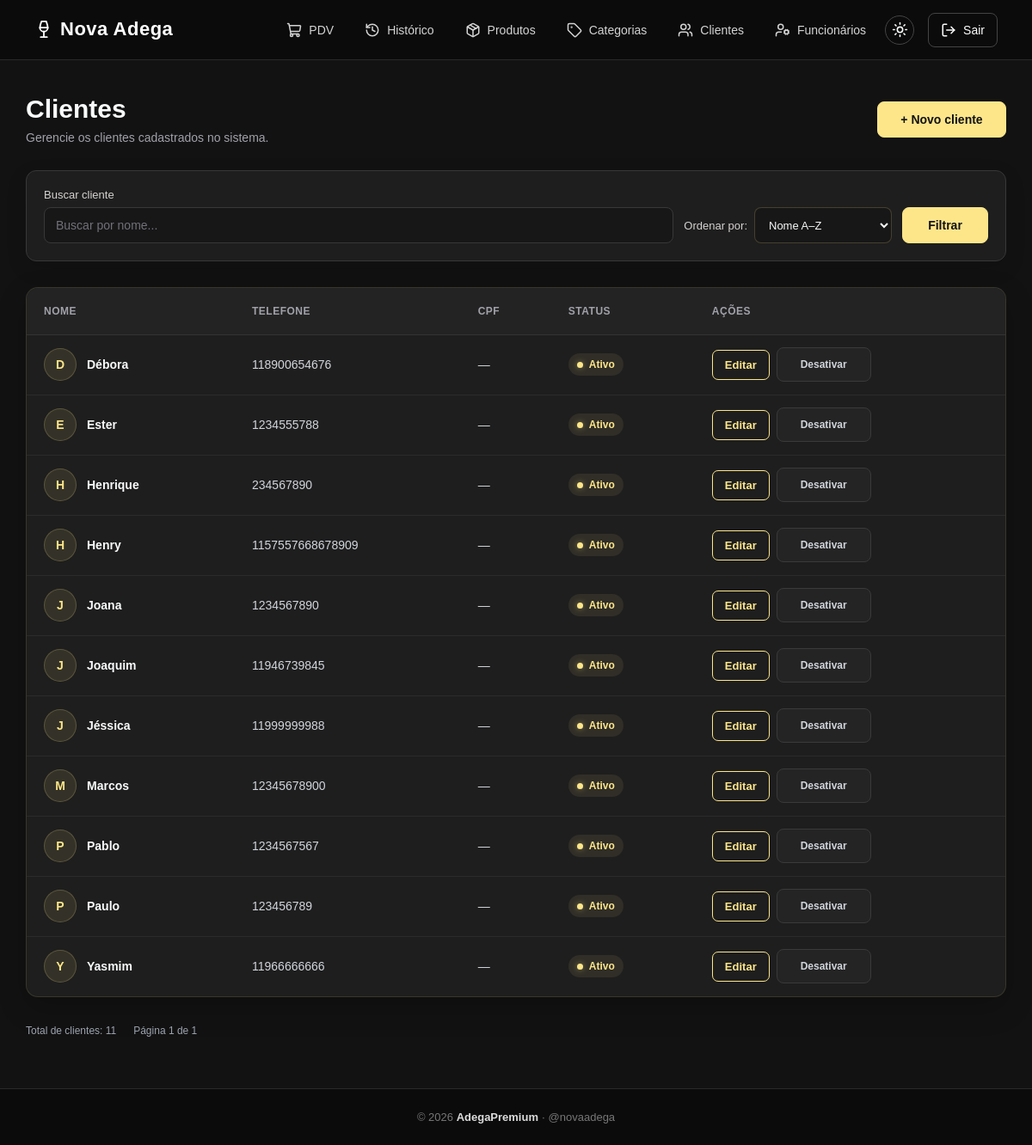
Page /clientes/ (signed in) on the earlier database version.
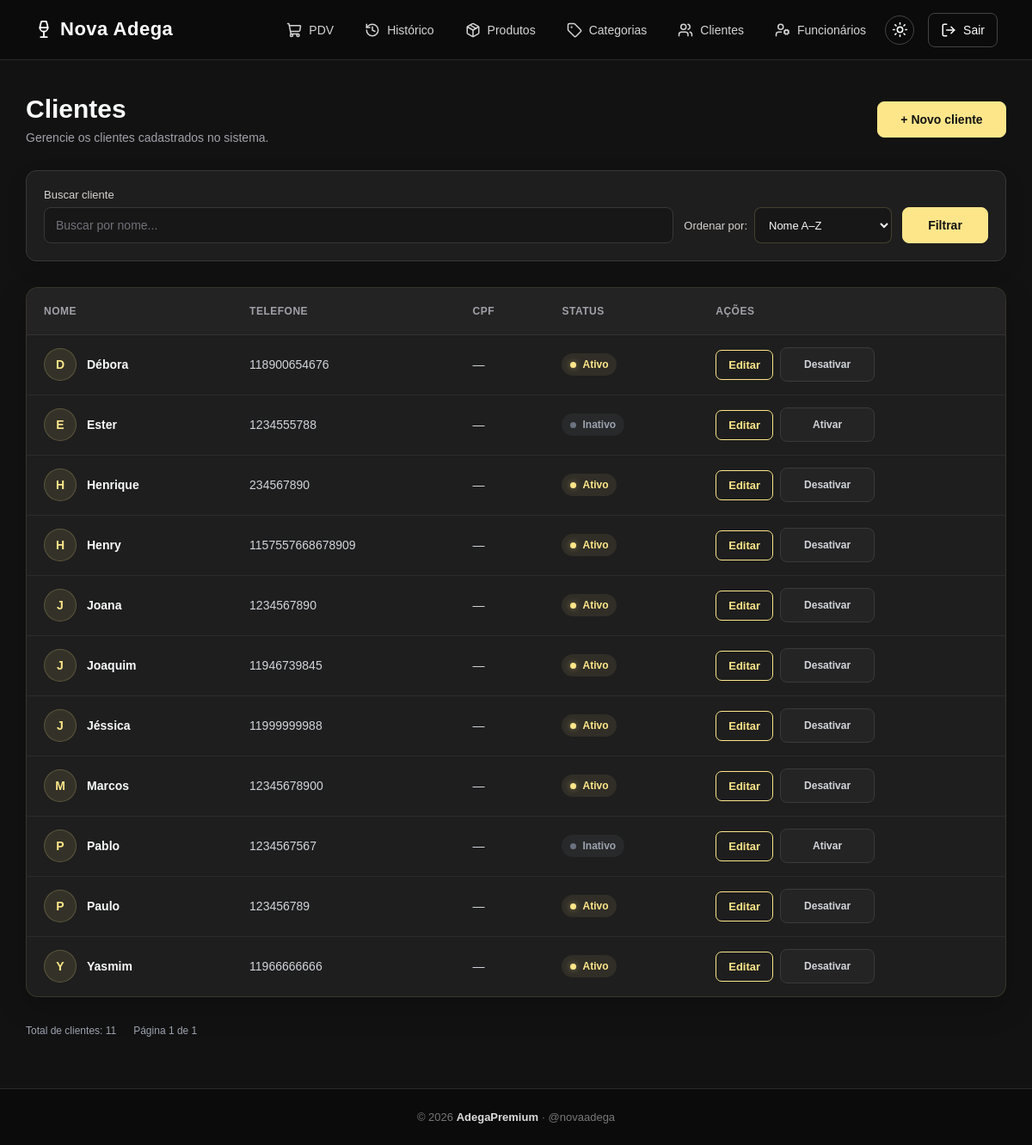
Same page on the later database version.
### app/models/cliente.py (models this page shows, shortened)
class Cliente(Base):
    __tablename__ = "clientes"
    id = Column(
        Integer,
        primary_key=True,
        index=True
    )
    nome = Column(
        String(150),
        nullable=False,
        index=True
    )
    telefone = Column(
        String(20),
        nullable=True
    )
    is_associado = Column(
        Boolean,
        default=False,
        nullable=False
    )
    ativo = Column(
        Boolean,
        default=True
    )
    criado_em = Column(
        DateTime,
        server_default=func.now()
    )
    vendas = relationship(
        "Venda",
        back_populates="cliente"
    )

### app/controllers/cliente_controller.py (the view)
@router.get("/")
def listar_clientes(
    request: Request,
    busca: str = "",
    pagina: int = 1,
    por_pagina: int = 14,
    ordenar: str = "nome_az",
    db: Session = Depends(get_db),
    usuario=Depends(get_usuario_logado)
):
    if pagina < 1:
        pagina = 1
    por_pagina = max(1, min(por_pagina, 100))
    ordenacoes = {
        "nome_az": Cliente.nome.asc(),
        "nome_za": Cliente.nome.desc(),
        "ativos": Cliente.ativo.desc(),
        "inativos": Cliente.ativo.asc()
    }
    if ordenar not in ordenacoes:
        ordenar = "nome_az"
    query = db.query(Cliente)
    if busca.strip():
        termo = f"%{busca.strip()}%"
        query = query.filter(
            Cliente.nome.ilike(termo) |
            Cliente.telefone.ilike(termo)
        )
    total_clientes = query.count()
    total_paginas = max(
        1,
        (total_clientes + por_pagina - 1) // por_pagina
    )
    if pagina > total_paginas:
        pagina = total_paginas
    clientes = (
        query
        .order_by(
            ordenacoes[ordenar],
            Cliente.nome.asc()
        )
        .offset((pagina - 1) * por_pagina)
        .limit(por_pagina)
        .all()
    )
    return templates.TemplateResponse(
        request,
        "clientes/index.html",
        {
            "request": request,
            "usuario": usuario,
            "clientes": clientes,
            "busca": busca,
            "pagina": pagina,
            "por_pagina": por_pagina,
            "total_clientes": total_clientes,
            "total_paginas": total_paginas,
            "ordenar": ordenar
        }
    )

### app/templates/clientes/index.html (shortened to what this page needs)
{% extends "base.html" %}
{% block styles %}
<link rel="stylesheet" href="/static/CSS/clientes-lista.css?v=5">
{% endblock %}
{% block content %}
<main class="conteudo">
    <div class="cabecalho-pagina">
        <div>
            <h1>Clientes</h1>
            <p>
                Gerencie os clientes cadastrados no sistema.
            </p>
        </div>
        <a href="/clientes/novo" class="btn-novo">
            + Novo cliente
        </a>
    </div>
    <section class="filtros">
        <form method="get" action="/clientes">
            <div class="campo">
                <label for="busca">Buscar cliente</label>
                <input
                    type="text"
                    id="busca"
                    name="busca"
                    placeholder="Buscar por nome..."
                    value="{{ busca }}"
                >
            </div>
            <div class="filtro-ordenacao">
                <label for="ordenar">
                    Ordenar por:
                </label>
                <select
                    name="ordenar"
                    id="ordenar"
                    onchange="this.form.submit()"
                >
                    <option value="nome_az"
                        {% if ordenar == 'nome_az' %}selected{% endif %}>
                        Nome A–Z
                    </option>
                </select>
            </div>
            <div class="acoes-filtro">
                <button type="submit" class="btn-filtrar">
                    Filtrar
                </button>
            </div>
        </form>
    </section>
    <section class="tabela-container">
        <table>
            <thead>
                <tr>
                    <th>Nome</th>
                    <th>Telefone</th>
                    <th>CPF</th>
                    <th>Status</th>
                    <th>Ações</th>
                </tr>
            </thead>
            <tbody>
                {% for c in clientes %}
                <tr>
                    <td>
                        <div class="cliente-nome">
                            <div class="avatar">
                                {{ c.nome[0]|upper }}
                            </div>
                            <strong>
                                {{ c.nome }}
                            </strong>
                        </div>
                    </td>
                    <td>
                        {{ c.telefone or "—" }}
                    </td>
                    <td>
                        {{ c.cpf or "—" }}
                    </td>
                    <td>
                        {% if c.ativo %}
                        <span class="status ativo">
                            <span></span>
                            Ativo
                        </span>
                        {% else %}
                        <span class="status inativo">
                            <span></span>
                            Inativo
                        </span>
                        {% endif %}
                    </td>
                    <td>
                        <div class="acoes">
                            <a
                                href="/clientes/{{ c.id }}/editar"
                                class="btn-editar"
                            >
                                Editar
                            </a>
                            <form
                                action="/clientes/{{ c.id }}/toggle-ativo"
                                method="post"
                            >
                                <button type="submit" class="btn-status">
                                    {{ "Desativar" if c.ativo else "Ativar" }}
                                </button>
                            </form>
                        </div>
                    </td>
                </tr>
                {% endfor %}
            </tbody>
        </table>
    </section>
    {% if total_clientes > 0 %}
    <div class="paginacao">
        <div class="info-paginacao">
            <p>
                Total de clientes: {{ total_clientes }}
            </p>
            <p>
                Página {{ pagina }} de {{ total_paginas }}
            </p>
        </div>
    </div>
    {% endif %}
</main>
{% endblock %}

### app/templates/base.html (shortened to what this page needs)
<!DOCTYPE html>
<html lang="pt-BR" data-tema="escuro">
<head>
    <link rel="stylesheet" href="/static/CSS/home.css?v=8">
    {% block styles %}{% endblock %}
    <link rel="stylesheet" href="/static/CSS/voltar.css?v=2">
    <link rel="stylesheet" href="/static/CSS/responsivo.css?v=2">
</head>
<body>
    {% block navbar %}
    <header class="navbar">
        <div class="logo">
            <a href="/" class="logo-link">
                <i data-lucide="wine"></i>
                Nova Adega
            </a>
        </div>
        <div class="menu">
            <a href="/pdv/">
                <i data-lucide="shopping-cart"></i>
                PDV
            </a>
            <a href="/pdv/historico/">
                <i data-lucide="history"></i>
                Histórico</a>
            <a href="/produtos/">
                <i data-lucide="package"></i>
                Produtos</a>
            <a href="/categorias/">
                <i data-lucide="tag"></i>
                Categorias</a>
            <a href="/clientes/">
                <i data-lucide="users"></i>
                Clientes</a>
            {% if usuario and usuario.role == "admin" %}
            <a href="/usuarios/">
                <i data-lucide="user-cog"></i>
                Funcionários</a>
            {% endif %}
            <button type="button" id="alternar-tema" class="botao-tema" aria-label="Alternar modo claro ou escuro"
                title="Alternar modo claro/escuro">
            </button>
            <a href="/auth/logout" class="btn-sair">
                <i data-lucide="log-out"></i>
                Sair
            </a>
        </div>
    </header>
    {% endblock %}
    <main class="page-wrapper">
        {% block content %}{% endblock %}
    </main>
    {% block footer %}
    <footer class="footer">
        <p>© 2026 <strong>AdegaPremium</strong> · @novaadega</p>
    </footer>
    {% endblock %}
</body>
</html>

### app/static/CSS/home.css (style rules this page uses)
* { box-sizing: border-box; }
html { min-height: 100%; overflow-y: scroll; }
body { margin: 0; padding: 0; min-height: 100vh; font-family: Arial, Helvetica, sans-serif; background: #121212; color: #f9fafb; display: flex; flex-direction: column; }
.navbar { width: 100%; min-height: 70px; padding: 0 40px; display: flex; align-items: center; justify-content: space-between; background: #0b0b0b; border-bottom: 1px solid #292929; flex-shrink: 0; }
.logo a { color: #ffffff; text-decoration: none; font-size: 22px; font-weight: 700; letter-spacing: 0.5px; transition: color 0.25s ease; }
.menu { display: flex; align-items: center; gap: 8px; }
.menu a { position: relative; color: #d4d4d4; text-decoration: none; padding: 10px 14px; border-radius: 8px; font-size: 14px; transition: color 0.25s ease, text-shadow 0.25s ease, transform 0.25s ease, background 0.25s ease; }
.menu a:not(.btn-sair)::after { content: ""; position: absolute; left: 50%; bottom: -4px; width: 0; height: 2px; background: #FDE68A; border-radius: 10px; box-shadow: 0 0 5px #FDE68A, 0 0 10px rgba(253, 230, 138, 0.7); transform: translateX(-50%); transition: width 0.25s ease; }
.menu .btn-sair { margin-left: 8px; border: 1px solid #444444; color: #ffffff; text-shadow: none; transform: none; transition: background 0.2s ease, color 0.2s ease, border-color 0.2s ease; }
.menu .btn-sair::after { display: none; }
.footer { width: 100%; margin-top: auto; padding: 25px 20px; text-align: center; background: #0b0b0b; border-top: 1px solid #292929; color: #777777; flex-shrink: 0; }
.footer p { margin: 0; font-size: 13px; }
.footer strong { color: #dddddd; }

### app/static/CSS/responsivo.css (style rules this page uses)
* { box-sizing: border-box; }
html { width: 100%; min-width: 0; overflow-x: clip; }
body { width: 100%; min-width: 0; max-width: 100%; margin: 0; }
button, input, select, textarea { max-width: 100%; font: inherit; }
.page-wrapper { width: 100%; min-width: 0; max-width: 100%; }
h1, h2, h3, p, td, th, label { overflow-wrap: anywhere; }
.home-container, .container, .conteudo, .pdv-container { width: 100%; max-width: 1500px; margin-left: auto; margin-right: auto; box-sizing: border-box; }
html, body { max-width: 100%; overflow-x: hidden; }
.page-wrapper, .page-wrapper > *, .container, .home-container, .pdv-container, .usuarios-container, .categorias-page { min-width: 0; max-width: 100%; }
.page-wrapper img, .page-wrapper svg, .page-wrapper input, .page-wrapper select, .page-wrapper textarea, .page-wrapper button { max-width: 100%; }
.page-wrapper .tabela-container, .page-wrapper .table-responsive, .page-wrapper .pdv-table-container, .page-wrapper .tabela-wrapper { max-width: 100%; min-width: 0; overflow-x: auto; -webkit-overflow-scrolling: touch; }
.page-wrapper input, .page-wrapper select, .page-wrapper textarea { min-width: 0; }
.page-wrapper .form-botoes, .page-wrapper .acoes { flex-wrap: wrap; }

### app/templates/base.html (style rules this page uses)
.botao-tema { width: 34px; height: 34px; flex-shrink: 0; display: inline-flex; align-items: center; justify-content: center; border: 1px solid var(--borda, #444); border-radius: 50%; background: transparent; color: inherit; font-size: 16px; cursor: pointer; }
.navbar .menu a { display: inline-flex; align-items: center; gap: 8px; }
.navbar .menu a svg { width: 18px; height: 18px; flex-shrink: 0; }
.logo-link { display: inline-flex; align-items: center; gap: 8px; text-decoration: none; }
.logo-link svg { width: 22px; height: 22px; flex-shrink: 0; }
.navbar .menu .btn-sair { display: inline-flex; align-items: center; gap: 8px; }
.navbar .menu .btn-sair svg { width: 18px; height: 18px; }

Differences in the rows shown:
changed Cliente "Ester": ativo "Desativar" → "Ativar"; ativo "Ativo" → "Inativo"
changed Cliente "Pablo": ativo "Desativar" → "Ativar"; ativo "Ativo" → "Inativo"
